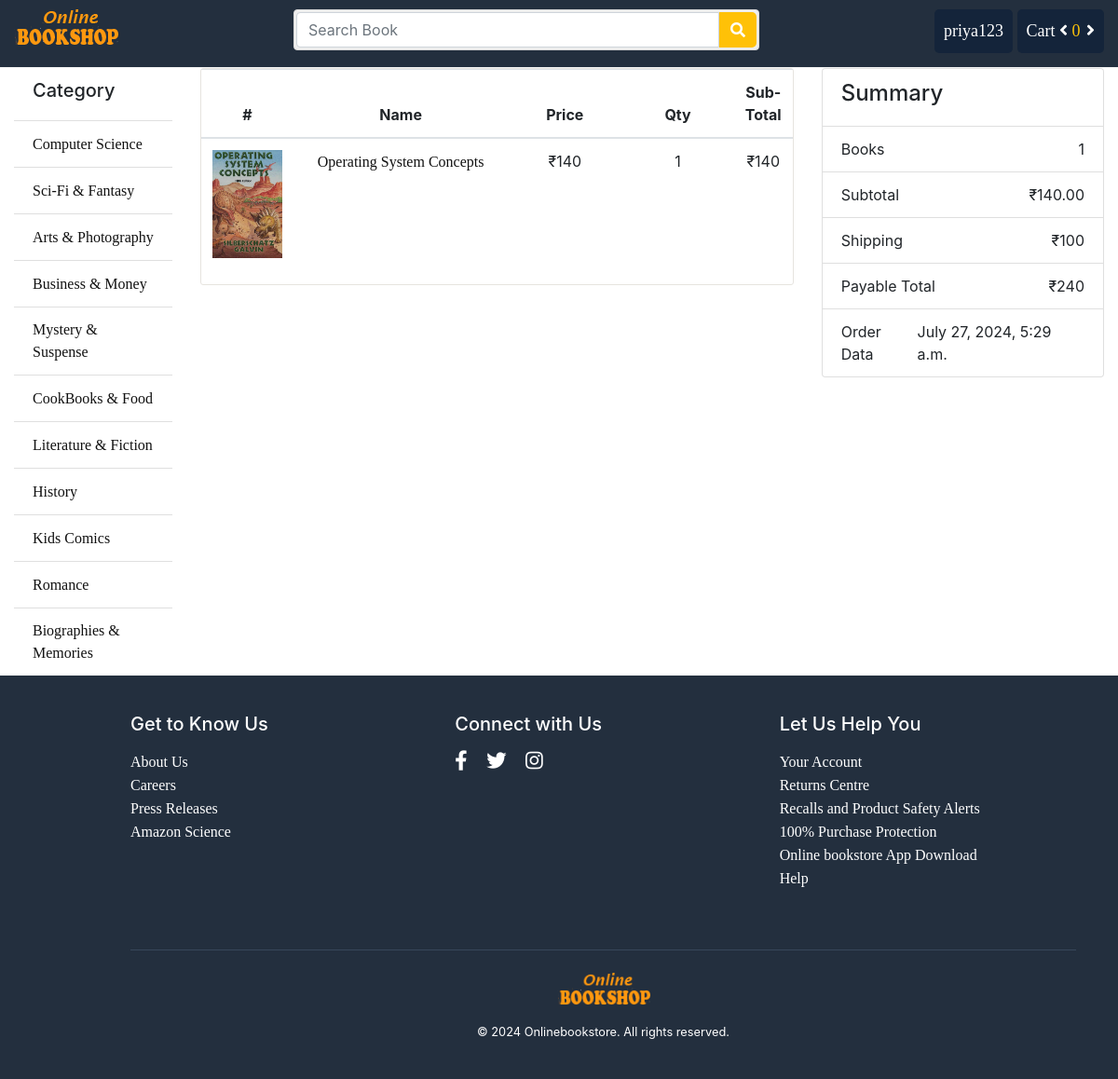
Screenshot of /order/12 (signed in) with the database file from the repository.
### store/models.py (models this page shows, shortened)
class Category(models.Model):
	name = models.CharField(max_length = 100)
	slug = models.SlugField(max_length = 150, unique=True ,db_index=True)
	icon = models.FileField(upload_to = "category/")
	create_at = models.DateTimeField(auto_now_add = True)
	updated_at = models.DateTimeField(auto_now_add = True)

class Book(models.Model):
	writer = models.ForeignKey(Writer, on_delete = models.CASCADE)
	category = models.ForeignKey(Category, on_delete = models.CASCADE)
	name = models.CharField(max_length = 100)
	slug = models.SlugField(max_length=100, db_index=True)
	price = models.IntegerField()
	stock = models.IntegerField()
	coverpage = models.FileField(upload_to = "coverpage/")
	bookpage = models.FileField(upload_to = "bookpage/")
	created = models.DateTimeField(auto_now_add=True)
	updated = models.DateTimeField(auto_now=True)
	totalreview = models.IntegerField(default=1)
	totalrating = models.IntegerField(default=5)
	status = models.IntegerField(default=0)
	description = models.TextField()

### order/models.py (models this page shows, shortened)
class OrderItem(models.Model):
    order = models.ForeignKey(Order, on_delete=models.CASCADE, related_name='items')
    book = models.ForeignKey(Book, on_delete=models.CASCADE)
    price = models.DecimalField(max_digits=10, decimal_places=2)
    quantity = models.PositiveIntegerField(default=1)

class Order(models.Model):
    customer = models.ForeignKey(User, on_delete=models.CASCADE)
    name = models.CharField(max_length=30)
    email = models.EmailField()
    phone = models.CharField(max_length=16)
    address = models.CharField(max_length=150)
    division = models.CharField(max_length=20)
    district = models.CharField(max_length=30)
    zip_code = models.CharField(max_length=30)
    payment_method = models.CharField(max_length=20)
    account_no = models.CharField(max_length=20)
    transaction_id = models.CharField(max_length=20)  # Changed to CharField
    payable = models.DecimalField(max_digits=10, decimal_places=2)  # Changed to DecimalField
    totalbook = models.PositiveIntegerField()
    created = models.DateTimeField(auto_now_add=True)
    updated = models.DateTimeField(auto_now=True)
    paid = models.BooleanField(default=False)
    class Meta:
        ordering = ('-created', )

### order/views.py (the view)
# urls.py: path('<int:id>', views.order_details, name="order_details"),
def order_details(request, id):
    order_summary = get_object_or_404(Order, id=id)
    if order_summary.customer_id != request.user.id:
        return redirect('store:index')
    orderedItem = OrderItem.objects.filter(order_id=id)
    context = {
        "o_summary": order_summary,
        "o_item": orderedItem
    }
    return render(request, 'order/details.html', context)

### cart/cart.py (called while the page is built)
    def __len__(self):
        return sum(item['quantity'] for item in self.cart.values())

### store/context_processors.py (called while the page is built)
def sidebar(request):
	categories = Category.objects.all()
	context = {
		"cat":categories
	}
	return context

def cart(request):
	cart = Cart(request)
	context = {
		"cart": cart
	}
	return context

### store/templatetags/customfunction.py (called while the page is built)
@register.filter(name='subtotal')
def subtotal(value, args):
	return value*args

### order/templates/order/details.html
{% extends 'store/base.html' %}
{% load static %}
{% load customfunction %}
{% block container %}
			<div class="row">
				<div class="col-sm-8">
					<div class="cart_info">
					    <table class="table table-hover">
					        <thead class="text-center">
					            <tr>
					                <th scope="col">#</th>
					                <th scope="col" style="width: 250px">Name</th>
					                <th scope="col">Price</th>
					                <th scope="col" >Qty</th>
					                <th scope="col"> Sub-Total</th>
					            </tr>
					        </thead>
					        <tbody class="text-center">
					        	{% for item in o_item %}
					            <tr>
					                <td class="cart_coverpage"><a href=""><img src="{{ item.book.coverpage.url}}"></a></td>
					                <td><a href="{% url 'store:book' id=item.book.id %}">{{ item.book.name }}</a></td>
					                <td class="cart_quantity"> ₹{{ item.book.price }}</td>
					                <td class="cart_quantity">{{ item.quantity }}</td>
					                <td> ₹{{ item.book.price|subtotal:item.quantity }} </td>
					            </tr>
					            {% endfor %}
					        </tbody>
					    </table>
					</div>
				</div>
				<div class="col-sm-4">
					<ul class="list-group">
						<li class="list-group-item d-flex justify-content-between align-items-center"><h4>Summary</h4></li>
						<li class="list-group-item d-flex justify-content-between align-items-center">Books<span>{{ o_summary.totalbook }}</span></li>
						<li class="list-group-item d-flex justify-content-between align-items-center">Subtotal<span> ₹{{ o_summary.payable }}</span></li>
						<li class="list-group-item d-flex justify-content-between align-items-center">Shipping<span> ₹{{ 100 }}</span></li>
						<li class="list-group-item d-flex justify-content-between align-items-center">Payable Total<span> ₹{{ o_summary.payable|add:100 }}</span></li>
						<li class="list-group-item d-flex justify-content-between align-items-center">Order Data<span>{{ o_summary.created }}</span></li>
					</ul>
				</div>
			</div>
		{% endblock %}

### store/templates/store/bin/header.html (shortened to what this page needs)
{% load static %}
<div class="header-top">
	<div class="container-fluid">
		<div class="row">
			<div class="col-sm-3">
				<div class="pull-left">
					<a href="{% url 'store:index' %}"><img src="{% static 'images/logo/logo.png' %}" alt="" /></a>
				</div>
			</div>
			<div class="col-sm-5">
				<form action="{% url 'search:search' %}" method="GET">
					<div class="input-group search_box">
						<input type="text" class="form-control" placeholder="Search Book" name="q" value="{{search}}">
						<button class="btn btn-primary" type="submit"><i class="fa fa-search"></i></button>
					</div>
				</form>
			</div>
			<div class="col-sm-4">
				<div class="pull-right">
					<ul class="navbar-nav">
						{% if request.user.is_authenticated %}
					    <li class="dropdown profile"><a href="#">{{ request.user.username }}</a>
					    </li>
					    <li class="cart">
					    	<a href="{% url 'cart:cart_details' %}">Cart <i class="fa fa-angle-left"></i>
					    		<span class="totalcart" id="gettotalcart"> {{ cart|length }} </span>
					    		<i class="fa fa-angle-right"></i>
					    	</a>
					    </li>
					    {% endif %}
					</ul>
				</div>
			</div>
		</div>
	</div>
</div>

### store/templates/store/bin/sidebar.html
			<ul class="list-group list-group-flush">
				<li class="list-group-item"><h5>Category</h5></li>
				{% for p in cat %}
				<li class="list-group-item"><a href="{% url 'store:category' id=p.id %}">{{p.name}}</a></li>
				{% endfor %}
			</ul>

### store/static/css/style.css (style rules this page uses)
.header-top { border-bottom: 1px solid #f5f5f5; padding-top: 10px; padding-bottom: 15px; background: none repeat scroll 0 0 #232f3e; }
.search_box { padding: 2px; background-color: #efefef; border: 1px solid #d9d9d9; border-radius: 4px; position:absolute; width:100%; }
.search_box .btn.btn-primary { background:#ffc107 !important; border-color: #ffc107; border: 0 none; border-radius: 0; margin-top: 0; border-radius: 0 5px 5px 0 ; }
.navbar-nav { display: block; }
.navbar-nav li { display: inline-block; }
.navbar-nav li a { color: #fff; font-size: 18px; text-decoration: none; }
.cart, .profile { background: #14243a; padding: 10px; border-radius: 5px; }
.totalcart { color: #fac10a; margin-right:2px; }
.titleheader > h3, a { font-family: "Times New Roman", Times, serif; display: inline-block; }
ul li { list-style: none; }
.list-group li a { color: #111; }
td a { color: #111!important; }
.cart_info { border: 1px solid #E6E4DF; border-radius: 3px; margin-bottom: 20px; }
.cart_coverpage a img { max-width:75px; }
.cart_quantity { width: 130px; }

### rows the page displays
Category: name "Computer Science"
Category: name "Sci-Fi & Fantasy"
Category: name "Arts & Photography"
Category: name "Business & Money"
Category: name "Mystery & Suspense"
Category: name "CookBooks & Food"
Category: name "Literature & Fiction"
Category: name "History"
Category: name "Kids Comics"
Category: name "Romance"
Category: name "Biographies & Memories"
OrderItem: book.coverpage (picture), book.name "Operating System Concepts", book.price "140", quantity "1", book.price|subtotal "140"
Order: totalbook "1", payable "140.00", payable|add "240", created "July 27, 2024, 5:29 a.m."

### other values shown
{{ request.user.username }} "priya123"
{{ cart|length }} "0"
{{ 100 }} "100"
